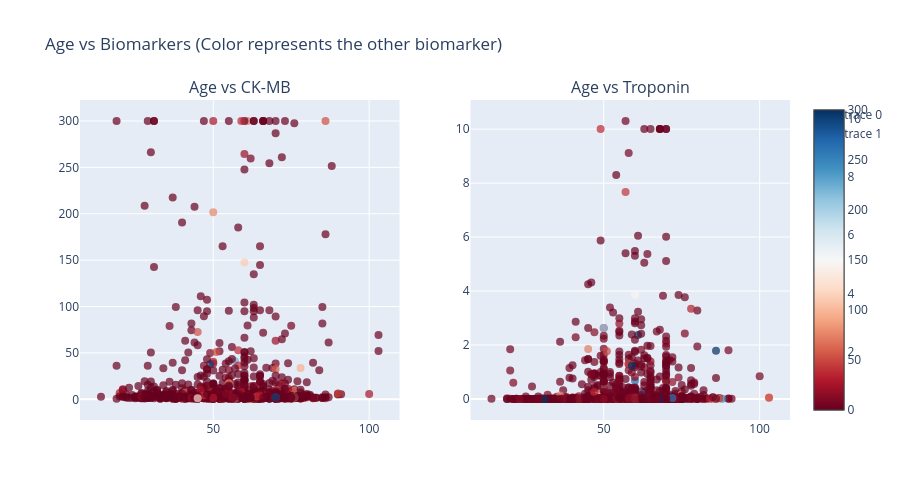

Here is the notebook cell this chart was saved with:
### Code cell
# Age vs Biomarkers by Risk Level
fig = make_subplots(rows=1, cols=2, subplot_titles=('Age vs CK-MB', 'Age vs Troponin'))

fig.add_trace(
    go.Scatter(
        x=df['Age'],
        y=df['CK-MB'],
        mode='markers',
        marker=dict(
            color=df['Troponin'],
            colorscale='RdBu',
            showscale=True,
            size=8,
            opacity=0.7
        )
    ),
    row=1,
    col=1
)

fig.add_trace(
    go.Scatter(
        x=df['Age'],
        y=df['Troponin'],
        mode='markers',
        marker=dict(
            color=df['CK-MB'],
            colorscale='RdBu',
            showscale=True,
            size=8,
            opacity=0.7
        )
    ),
    row=1,
    col=2
)

fig.update_layout(
    title_text='Age vs Biomarkers (Color represents the other biomarker)',
    height=500
)
fig.show()

### Figure 1 — Plotly figure (JSON) as saved in the notebook; plotly's stock layout.template omitted (floating-point values rounded to 4 significant figures; data arrays with more than 128 entries replaced by an {"elided": "..."} marker saying what was removed)
{"data": [{"marker": {"color": {"elided": "1319 float values"}, "colorscale": [[0, "rgb(103,0,31)"], [0.1, "rgb(178,24,43)"], [0.2, "rgb(214,96,77)"], [0.3, "rgb(244,165,130)"], [0.4, "rgb(253,219,199)"], [0.5, "rgb(247,247,247)"], [0.6, "rgb(209,229,240)"], [0.7, "rgb(146,197,222)"], [0.8, "rgb(67,147,195)"], [0.9, "rgb(33,102,172)"], [1, "rgb(5,48,97)"]], "opacity": 0.7, "showscale": true, "size": 8}, "mode": "markers", "type": "scatter", "x": {"elided": "1319 int values"}, "xaxis": "x", "y": {"elided": "1319 float values"}, "yaxis": "y"}, {"marker": {"color": {"elided": "1319 float values"}, "colorscale": [[0, "rgb(103,0,31)"], [0.1, "rgb(178,24,43)"], [0.2, "rgb(214,96,77)"], [0.3, "rgb(244,165,130)"], [0.4, "rgb(253,219,199)"], [0.5, "rgb(247,247,247)"], [0.6, "rgb(209,229,240)"], [0.7, "rgb(146,197,222)"], [0.8, "rgb(67,147,195)"], [0.9, "rgb(33,102,172)"], [1, "rgb(5,48,97)"]], "opacity": 0.7, "showscale": true, "size": 8}, "mode": "markers", "type": "scatter", "x": {"elided": "1319 int values"}, "xaxis": "x2", "y": {"elided": "1319 float values"}, "yaxis": "y2"}], "layout": {"annotations": [{"font": {"size": 16}, "showarrow": false, "text": "Age vs CK-MB", "x": 0.225, "xanchor": "center", "xref": "paper", "y": 1, "yanchor": "bottom", "yref": "paper"}, {"font": {"size": 16}, "showarrow": false, "text": "Age vs Troponin", "x": 0.775, "xanchor": "center", "xref": "paper", "y": 1, "yanchor": "bottom", "yref": "paper"}], "height": 500, "title": {"text": "Age vs Biomarkers (Color represents the other biomarker)"}, "xaxis": {"anchor": "y", "domain": [0, 0.45]}, "xaxis2": {"anchor": "y2", "domain": [0.55, 1]}, "yaxis": {"anchor": "x", "domain": [0, 1]}, "yaxis2": {"anchor": "x2", "domain": [0, 1]}}}
